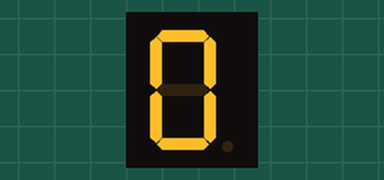
Bench run of a sketch on a simulated Arduino Uno, built with avr-gcc and run on an emulated ATmega328P. On the bench: 1-digit seven-segment display. Wiring (inferred from the names in the program): 1-digit 7-segment display, segments lit when HIGH: segments pin 2, pin 3, pin 4, pin 5, pin 6, pin 7, pin 8, pin 9. The segment pins are drawn as the display they are named for.

Above: at 0.1 s.
At 4.1 s:
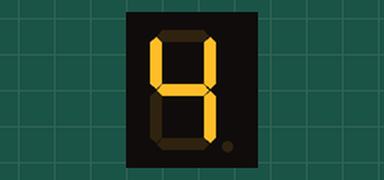
At 9.1 s:
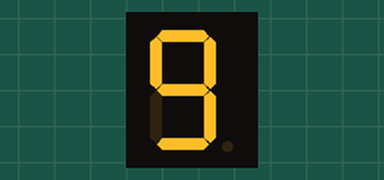
At 18.1 s:
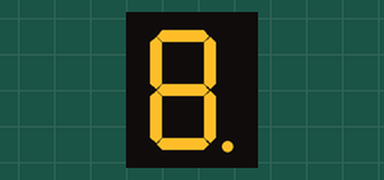
At 28.1 s:
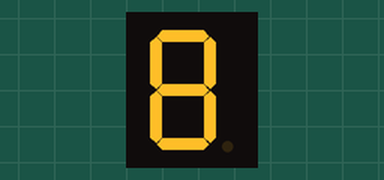
At 39.1 s:
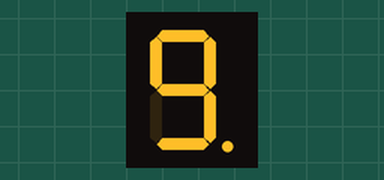

The sketch:

05_SevenSegment.ino
```cpp
// Common Cathode LED
int a = 2;
int b = 3;
int c = 4;
int d = 5;
int e = 6;
int f = 7;
int g = 8;
int dp = 9;

void setup() {
  pinMode(a, OUTPUT);
  pinMode(b, OUTPUT);
  pinMode(c, OUTPUT);
  pinMode(d, OUTPUT);
  pinMode(e, OUTPUT);
  pinMode(f, OUTPUT);
  pinMode(g, OUTPUT);
  pinMode(dp, OUTPUT);
}

void loop() {
  for(int i = 0; i < 10; i++){
    displayNum(i);
    delay(1000);
  }
  changeDotState();
}

void changeDotState(){
  if(digitalRead(dp) == LOW){
    digitalWrite(dp, HIGH);
    return;
  }
  else if(digitalRead(dp) == HIGH){
    digitalWrite(dp, LOW);
    return;
  }
}

void displayNum(int symbol){
  switch(symbol){
    case 0:
      digitalWrite(a, HIGH);
      digitalWrite(b, HIGH);
      digitalWrite(c, HIGH);
      digitalWrite(d, HIGH);
      digitalWrite(e, HIGH);
      digitalWrite(f, HIGH);
      digitalWrite(g, LOW);
      break;

    case 1:
      digitalWrite(a, LOW);
      digitalWrite(b, HIGH);
      digitalWrite(c, HIGH);
      digitalWrite(d, LOW);
      digitalWrite(e, LOW);
      digitalWrite(f, LOW);
      digitalWrite(g, LOW);
      break;

    case 2:
      digitalWrite(a, HIGH);
      digitalWrite(b, HIGH);
      digitalWrite(c, LOW);
      digitalWrite(d, HIGH);
      digitalWrite(e, HIGH);
      digitalWrite(f, LOW);
      digitalWrite(g, HIGH);
      break;
    case 3:
      digitalWrite(a, HIGH);
      digitalWrite(b, HIGH);
      digitalWrite(c, HIGH);
      digitalWrite(d, HIGH);
      digitalWrite(e, LOW);
      digitalWrite(f, LOW);
      digitalWrite(g, HIGH);
      break;

    case 4:
      digitalWrite(a, LOW);
      digitalWrite(b, HIGH);
      digitalWrite(c, HIGH);
      digitalWrite(d, LOW);
      digitalWrite(e, LOW);
      digitalWrite(f, HIGH);
      digitalWrite(g, HIGH);
      break;

    case 5:
      digitalWrite(a, HIGH);
      digitalWrite(b, LOW);
      digitalWrite(c, HIGH);
      digitalWrite(d, HIGH);
      digitalWrite(e, LOW);
      digitalWrite(f, HIGH);
      digitalWrite(g, HIGH);
      break;

    case 6:
      digitalWrite(a, HIGH);
      digitalWrite(b, LOW);
      digitalWrite(c, HIGH);
      digitalWrite(d, HIGH);
      digitalWrite(e, HIGH);
      digitalWrite(f, HIGH);
      digitalWrite(g, HIGH);
      break;

    case 7:
      digitalWrite(a, HIGH);
      digitalWrite(b, HIGH);
      digitalWrite(c, HIGH);
      digitalWrite(d, LOW);
      digitalWrite(e, LOW);
      digitalWrite(f, LOW);
      digitalWrite(g, LOW);
      break;

    case 8:
      digitalWrite(a, HIGH);
      digitalWrite(b, HIGH);
      digitalWrite(c, HIGH);
      digitalWrite(d, HIGH);
      digitalWrite(e, HIGH);
      digitalWrite(f, HIGH);
      digitalWrite(g, HIGH);
      break;

    case 9:
      digitalWrite(a, HIGH);
      digitalWrite(b, HIGH);
      digitalWrite(c, HIGH);
      digitalWrite(d, HIGH);
      digitalWrite(e, LOW);
      digitalWrite(f, HIGH);
      digitalWrite(g, HIGH);
      break;
  }
}
```

Measured:
- what the display in image 1 shows lasts 1.0 s, from 4.0 s to 5.0 s
